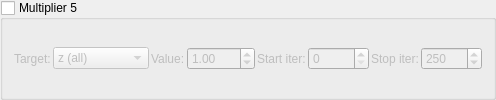
    <widget class="MyGroupBox" name="groupCheck_transf_multiplier_enabled_5_false">
     <property name="title"><string>Multiplier 5</string></property>
     <property name="checkable"><bool>true</bool></property>
     <property name="checked"><bool>false</bool></property>
     <layout class="QGridLayout" name="gridLayout_mult5">
      <property name="spacing"><number>2</number></property>
      <item row="0" column="0">
       <widget class="QLabel"><property name="text"><string>Target:</string></property></widget>
      </item>
      <item row="0" column="1">
       <widget class="MyComboBox" name="comboBox_transf_multiplier_mode_5">
        <item><property name="text"><string notr="true">z (all)</string></property></item>
        <item><property name="text"><string notr="true">z.x</string></property></item>
        <item><property name="text"><string notr="true">z.y</string></property></item>
        <item><property name="text"><string notr="true">z.z</string></property></item>
        <item><property name="text"><string notr="true">DE</string></property></item>
        <item><property name="text"><string notr="true">color</string></property></item>
        <item><property name="text"><string notr="true">z.w</string></property></item>
        <item><property name="text"><string notr="true">z.xy</string></property></item>
        <item><property name="text"><string notr="true">z.xz</string></property></item>
        <item><property name="text"><string notr="true">z.yz</string></property></item>
        <item><property name="text"><string notr="true">color accum</string></property></item>
       </widget>
      </item>
      <item row="0" column="2">
       <widget class="QLabel"><property name="text"><string>Value:</string></property></widget>
      </item>
      <item row="0" column="3">
       <widget class="MyDoubleSpinBox" name="spinbox_transf_multiplier_scale_5">
        <property name="minimum"><double>-100.0</double></property><property name="maximum"><double>100.0</double></property>
        <property name="singleStep"><double>0.01</double></property><property name="value"><double>1.0</double></property>
       </widget>
      </item>
      <item row="0" column="4">
       <widget class="QLabel"><property name="text"><string>Start iter:</string></property></widget>
      </item>
      <item row="0" column="5">
       <widget class="MySpinBox" name="spinboxInt_transf_multiplier_start_iter_5">
        <property name="minimum"><number>0</number></property><property name="maximum"><number>10000</number></property>
        <property name="value"><number>0</number></property>
       </widget>
      </item>
      <item row="0" column="6">
       <widget class="QLabel"><property name="text"><string>Stop iter:</string></property></widget>
      </item>
      <item row="0" column="7">
       <widget class="MySpinBox" name="spinboxInt_transf_multiplier_stop_iter_5">
        <property name="minimum"><number>0</number></property><property name="maximum"><number>10000</number></property>
        <property name="value"><number>250</number></property>
       </widget>
      </item>
     </layout>
    </widget>
